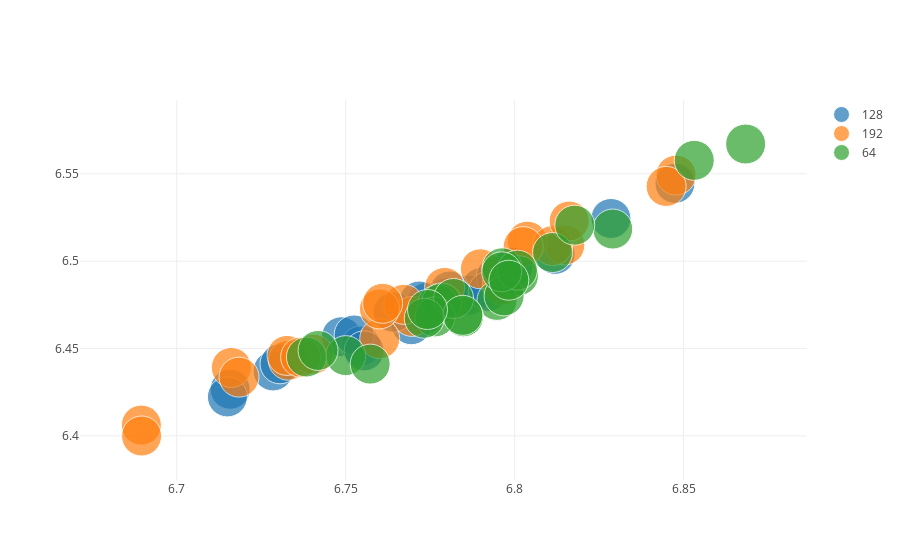

Write notebook code for a chart like this one.
### Code cell
graph_results(b,'neurons',['full', 'nlayers', 'lag'])

### Figure 1 — Plotly figure (JSON) as saved in the notebook; plotly's stock layout.template omitted (floating-point values rounded to 4 significant figures)
{"data": [{"marker": {"size": [40, 40, 40, 40, 40, 40, 40, 40, 40, 40, 40, 40, 40, 40, 40, 40, 40, 40, 40, 40, 40, 40, 40, 40]}, "mode": "markers", "name": "128", "text": ["full:[128]-nlayers:1-lag:12-neurons:128", "full:[32]-nlayers:1-lag:12-neurons:128", "full:[64]-nlayers:1-lag:12-neurons:128", "full:[128]-nlayers:1-lag:18-neurons:128", "full:[32]-nlayers:1-lag:18-neurons:128", "full:[64]-nlayers:1-lag:18-neurons:128", "full:[128]-nlayers:1-lag:12-neurons:128", "full:[32]-nlayers:1-lag:12-neurons:128", "full:[64]-nlayers:1-lag:12-neurons:128", "full:[128]-nlayers:1-lag:18-neurons:128", "full:[32]-nlayers:1-lag:18-neurons:128", "full:[64]-nlayers:1-lag:18-neurons:128", "full:[128]-nlayers:2-lag:12-neurons:128", "full:[32]-nlayers:2-lag:12-neurons:128", "full:[64]-nlayers:2-lag:12-neurons:128", "full:[128]-nlayers:2-lag:18-neurons:128", "full:[32]-nlayers:2-lag:18-neurons:128", "full:[64]-nlayers:2-lag:18-neurons:128", "full:[128]-nlayers:2-lag:12-neurons:128", "full:[32]-nlayers:2-lag:12-neurons:128", "full:[64]-nlayers:2-lag:12-neurons:128", "full:[128]-nlayers:2-lag:18-neurons:128", "full:[32]-nlayers:2-lag:18-neurons:128", "full:[64]-nlayers:2-lag:18-neurons:128"], "type": "scatter", "uid": "2add38cb-973c-4c25-bc3a-c848b6411396", "x": [6.786, 6.749, 6.78, 6.773, 6.716, 6.755, 6.79, 6.752, 6.777, 6.769, 6.715, 6.755, 6.812, 6.764, 6.799, 6.795, 6.729, 6.781, 6.829, 6.774, 6.847, 6.792, 6.731, 6.772], "y": [6.48, 6.457, 6.479, 6.469, 6.427, 6.451, 6.485, 6.458, 6.475, 6.464, 6.422, 6.449, 6.504, 6.471, 6.497, 6.491, 6.437, 6.483, 6.524, 6.476, 6.545, 6.483, 6.441, 6.477]}, {"marker": {"size": [40, 40, 40, 40, 40, 40, 40, 40, 40, 40, 40, 40, 40, 40, 40, 40, 40, 40, 40, 40, 40, 40, 40, 40]}, "mode": "markers", "name": "192", "text": ["full:[128]-nlayers:1-lag:12-neurons:192", "full:[32]-nlayers:1-lag:12-neurons:192", "full:[64]-nlayers:1-lag:12-neurons:192", "full:[128]-nlayers:1-lag:18-neurons:192", "full:[32]-nlayers:1-lag:18-neurons:192", "full:[64]-nlayers:1-lag:18-neurons:192", "full:[128]-nlayers:1-lag:12-neurons:192", "full:[32]-nlayers:1-lag:12-neurons:192", "full:[64]-nlayers:1-lag:12-neurons:192", "full:[128]-nlayers:1-lag:18-neurons:192", "full:[32]-nlayers:1-lag:18-neurons:192", "full:[64]-nlayers:1-lag:18-neurons:192", "full:[128]-nlayers:2-lag:12-neurons:192", "full:[32]-nlayers:2-lag:12-neurons:192", "full:[64]-nlayers:2-lag:12-neurons:192", "full:[128]-nlayers:2-lag:18-neurons:192", "full:[32]-nlayers:2-lag:18-neurons:192", "full:[64]-nlayers:2-lag:18-neurons:192", "full:[128]-nlayers:2-lag:12-neurons:192", "full:[32]-nlayers:2-lag:12-neurons:192", "full:[64]-nlayers:2-lag:12-neurons:192", "full:[128]-nlayers:2-lag:18-neurons:192", "full:[32]-nlayers:2-lag:18-neurons:192", "full:[64]-nlayers:2-lag:18-neurons:192"], "type": "scatter", "uid": "e037ff8e-43f9-4571-af51-39424702f15f", "x": [6.779, 6.733, 6.77, 6.76, 6.69, 6.74, 6.848, 6.733, 6.767, 6.845, 6.69, 6.737, 6.815, 6.76, 6.804, 6.796, 6.716, 6.779, 6.811, 6.761, 6.816, 6.79, 6.718, 6.803], "y": [6.475, 6.443, 6.468, 6.456, 6.406, 6.447, 6.549, 6.446, 6.475, 6.543, 6.4, 6.445, 6.509, 6.473, 6.511, 6.486, 6.439, 6.485, 6.509, 6.476, 6.523, 6.496, 6.434, 6.508]}, {"marker": {"size": [40, 40, 40, 40, 40, 40, 40, 40, 40, 40, 40, 40, 40, 40, 40, 40, 40, 40, 40, 40, 40, 40, 40, 40]}, "mode": "markers", "name": "64", "text": ["full:[128]-nlayers:1-lag:12-neurons:64", "full:[32]-nlayers:1-lag:12-neurons:64", "full:[64]-nlayers:1-lag:12-neurons:64", "full:[128]-nlayers:1-lag:18-neurons:64", "full:[32]-nlayers:1-lag:18-neurons:64", "full:[64]-nlayers:1-lag:18-neurons:64", "full:[128]-nlayers:1-lag:12-neurons:64", "full:[32]-nlayers:1-lag:12-neurons:64", "full:[64]-nlayers:1-lag:12-neurons:64", "full:[128]-nlayers:1-lag:18-neurons:64", "full:[32]-nlayers:1-lag:18-neurons:64", "full:[64]-nlayers:1-lag:18-neurons:64", "full:[128]-nlayers:2-lag:12-neurons:64", "full:[32]-nlayers:2-lag:12-neurons:64", "full:[64]-nlayers:2-lag:12-neurons:64", "full:[128]-nlayers:2-lag:18-neurons:64", "full:[32]-nlayers:2-lag:18-neurons:64", "full:[64]-nlayers:2-lag:18-neurons:64", "full:[128]-nlayers:2-lag:12-neurons:64", "full:[32]-nlayers:2-lag:12-neurons:64", "full:[64]-nlayers:2-lag:12-neurons:64", "full:[128]-nlayers:2-lag:18-neurons:64", "full:[32]-nlayers:2-lag:18-neurons:64", "full:[64]-nlayers:2-lag:18-neurons:64"], "type": "scatter", "uid": "4f12cce9-6904-4830-9a09-c4fac75feaa9", "x": [6.811, 6.777, 6.801, 6.795, 6.75, 6.785, 6.829, 6.778, 6.796, 6.797, 6.757, 6.776, 6.801, 6.782, 6.796, 6.785, 6.738, 6.773, 6.868, 6.774, 6.798, 6.853, 6.742, 6.818], "y": [6.505, 6.475, 6.492, 6.478, 6.446, 6.468, 6.518, 6.476, 6.496, 6.48, 6.441, 6.468, 6.495, 6.479, 6.494, 6.469, 6.445, 6.467, 6.567, 6.472, 6.489, 6.558, 6.449, 6.521]}], "layout": {}}
